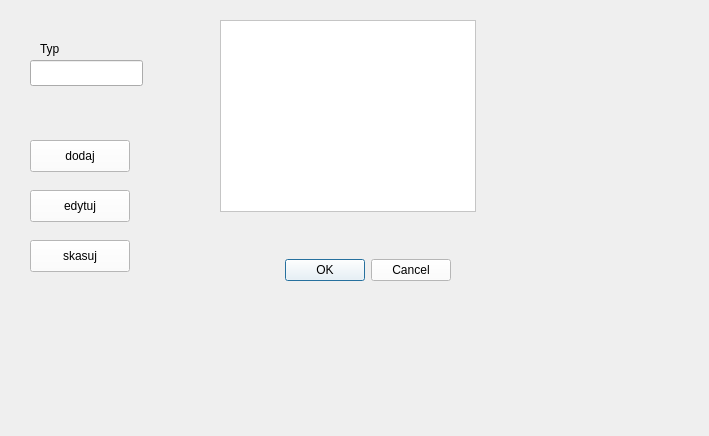
<?xml version="1.0" encoding="UTF-8"?>
<ui version="4.0">
 <class>types</class>
 <widget class="QWidget" name="types">
  <property name="geometry">
   <rect>
    <x>0</x>
    <y>0</y>
    <width>709</width>
    <height>436</height>
   </rect>
  </property>
  <property name="windowTitle">
   <string>Form</string>
  </property>
  <widget class="QLineEdit" name="type_lineEdit">
   <property name="geometry">
    <rect>
     <x>30</x>
     <y>60</y>
     <width>113</width>
     <height>26</height>
    </rect>
   </property>
  </widget>
  <widget class="QLabel" name="label">
   <property name="geometry">
    <rect>
     <x>40</x>
     <y>40</y>
     <width>66</width>
     <height>18</height>
    </rect>
   </property>
   <property name="text">
    <string>Typ</string>
   </property>
  </widget>
  <widget class="QListView" name="listView">
   <property name="geometry">
    <rect>
     <x>220</x>
     <y>20</y>
     <width>256</width>
     <height>192</height>
    </rect>
   </property>
   <property name="styleSheet">
    <string notr="true">QListView {
    background-color: white;
    color: black;
}
QListView QAbstractItemView {
    background-color: white;
    color: black;
}
</string>
   </property>
  </widget>
  <widget class="QPushButton" name="pushButton_add">
   <property name="geometry">
    <rect>
     <x>30</x>
     <y>140</y>
     <width>100</width>
     <height>32</height>
    </rect>
   </property>
   <property name="styleSheet">
    <string notr="true">QPushButton {
    background-color: white;
    color: black;
}
QPushButton QAbstractItemView {
    background-color: white;
    color: black;
}
</string>
   </property>
   <property name="text">
    <string>dodaj</string>
   </property>
  </widget>
  <widget class="QPushButton" name="pushButton_edit">
   <property name="geometry">
    <rect>
     <x>30</x>
     <y>190</y>
     <width>100</width>
     <height>32</height>
    </rect>
   </property>
   <property name="styleSheet">
    <string notr="true">QPushButton {
    background-color: white;
    color: black;
}
QPushButton QAbstractItemView {
    background-color: white;
    color: black;
}
</string>
   </property>
   <property name="text">
    <string>edytuj</string>
   </property>
  </widget>
  <widget class="QPushButton" name="pushButton_delete">
   <property name="geometry">
    <rect>
     <x>30</x>
     <y>240</y>
     <width>100</width>
     <height>32</height>
    </rect>
   </property>
   <property name="styleSheet">
    <string notr="true">QPushButton {
    background-color: white;
    color: black;
}
QPushButton QAbstractItemView {
    background-color: white;
    color: black;
}
</string>
   </property>
   <property name="text">
    <string>skasuj</string>
   </property>
  </widget>
  <widget class="QDialogButtonBox" name="buttonBox">
   <property name="geometry">
    <rect>
     <x>260</x>
     <y>240</y>
     <width>191</width>
     <height>61</height>
    </rect>
   </property>
   <property name="styleSheet">
    <string notr="true">QPushButton {
    background-color: white;
    color: black;
}
QPushButton QAbstractItemView {
    background-color: white;
    color: black;
}
</string>
   </property>
   <property name="standardButtons">
    <set>QDialogButtonBox::Cancel|QDialogButtonBox::Ok</set>
   </property>
  </widget>
 </widget>
 <resources/>
 <connections/>
</ui>
